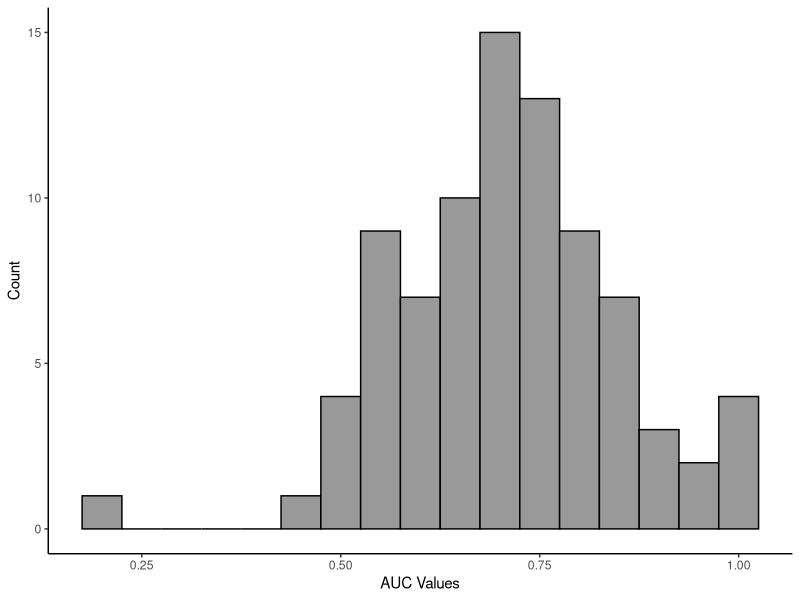
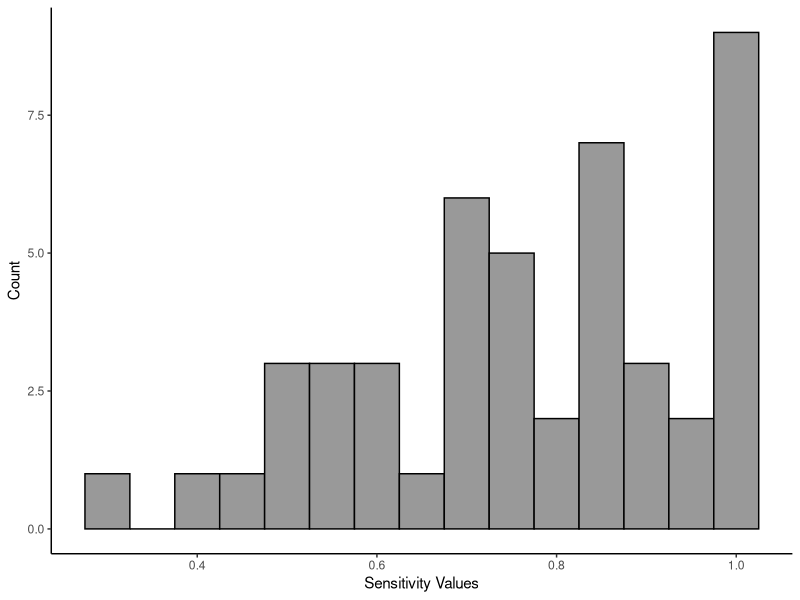
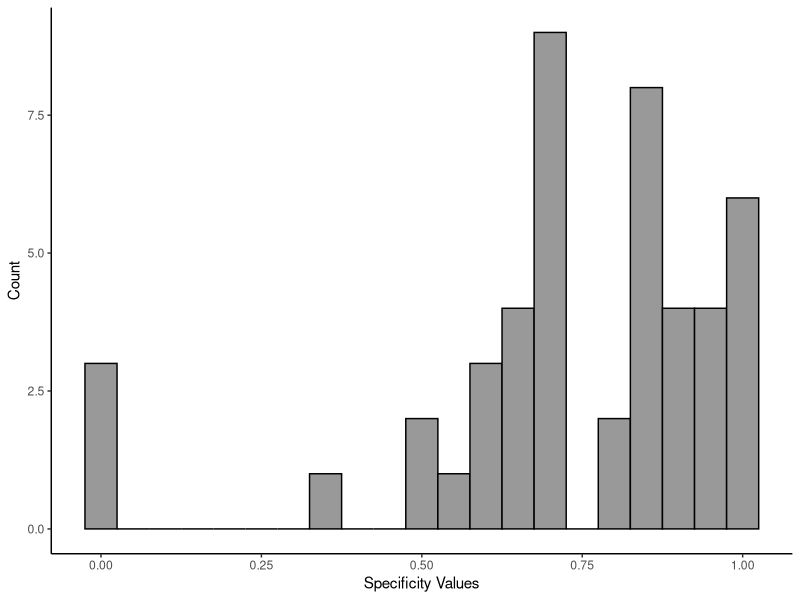
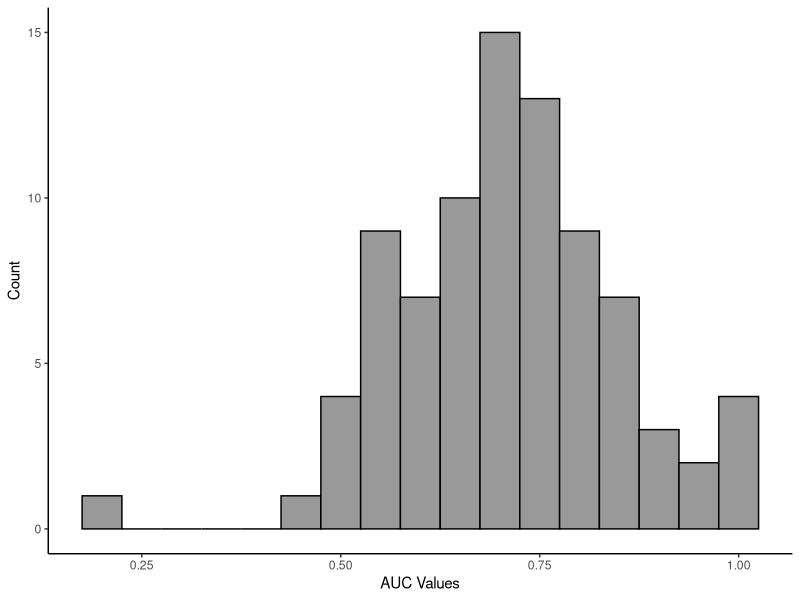
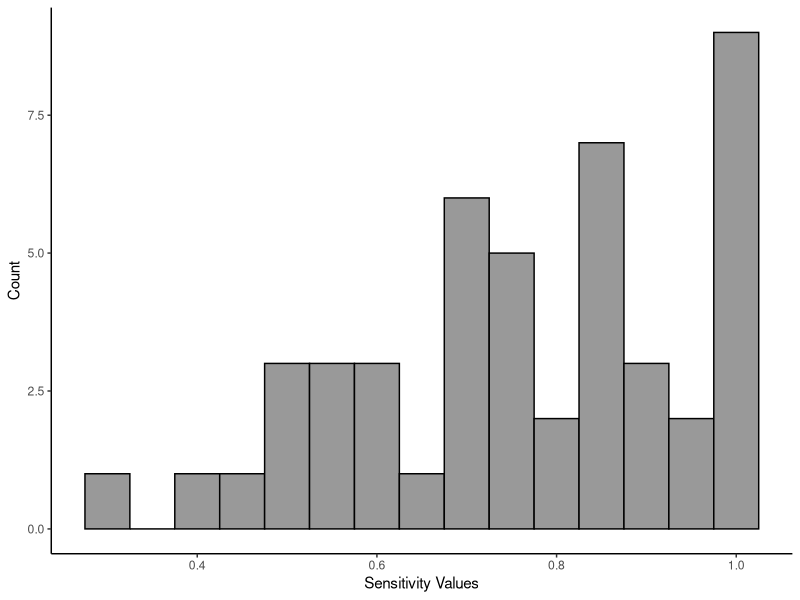
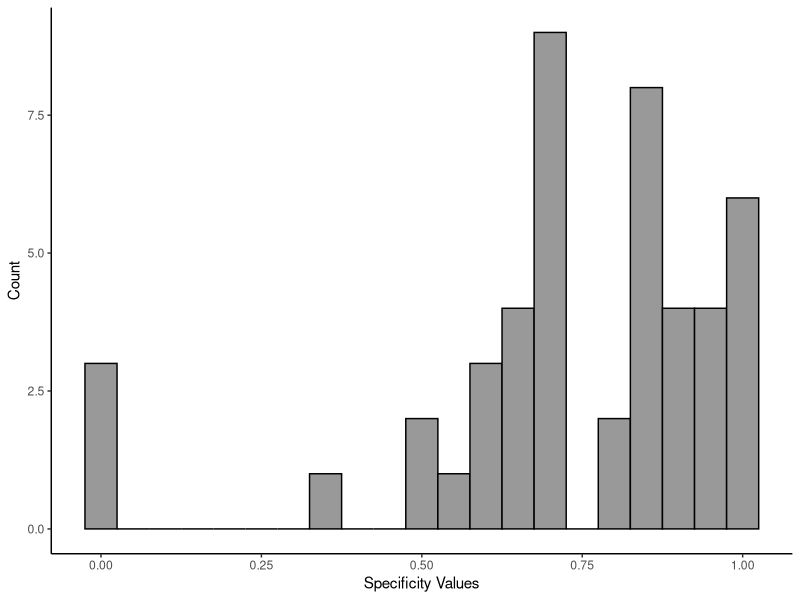

The R source for these figures, in order:
# analysis_pilot.R
# complete an analysis on the pilot studies

# load in libraries
library(tidyverse)
library(readxl)

# load in data
df <- read.csv(file = "02_data/02_pilot/article_data_pilot.csv")

# gather summary statistics



# number of articles and number of models
df %>% 
  summarise(total_articles = length(unique(article)),
            total_models = length(model),
            total_diag = sum(model_type == "diagnostic"),
            percent_diag = round((sum(model_type == "diagnostic")/(length(df$model))),digits = 2)*100,
            total_prog = sum(model_type == "prognostic"),
            percent_prog = round((sum(model_type == "prognostic")/(length(df$model))),digits = 2)*100,
            total_development = sum(study_type == "development"),
            percent_dev = round((sum(study_type == "development")/(length(df$model))),digits = 2)*100,
            total_validation = sum(study_type == "validation"),
            percent_val = round((sum(study_type == "validation")/(length(df$model))),digits = 2)*100,)


# number of articles that included a sample size
df %>% 
  summarise(inc_sample = sum(sample_size != "na"),
            mean_sample = round(mean(sample_size)),
            sd_sample = round(sd(sample_size)),
            roc = sum(roc == "yes"),
            percent_roc = sum(roc == "yes")/length(df$model), # need to figure out what is going on here to get the % of roc inclusion
            mean_models = round(length(model)/length(unique(article)), digits = 2))





# Summary stats for AUC value, total, %, mean, SD
df %>% filter(auc != 0) %>% 
  summarise(percent = round(nrow(.)/length(df$model), digits = 2)*100,
            total = round(nrow(.)),
            mean = round(mean(as.numeric(auc)), digits = 2),
            SD = round(sd(auc), digits = 2))

# summary stats for sens value, total, %, mean, SD
df %>% filter(sens != "na") %>% 
  summarise(percent = round(nrow(.)/length(df$model), digits = 2)*100,
            total = nrow(.),
            mean = round(mean(as.numeric(sens)), digits = 2),
            SD = round(sd(as.numeric(sens)), digits = 2))

# summary stats for spec value, total, %, mean, SD
df %>% filter(spec != "na") %>% 
  summarise(percent = round(nrow(.)/length(df$model), digits = 2)*100,,
            total = nrow(.),
            mean = round(mean(as.numeric(spec)), digits = 2),
            SD = round(sd(as.numeric(spec)), digits = 2))




# plot the distribution of AUC values
df %>% 
  filter(auc != "na") %>% 
  ggplot(aes(x = auc))+
  geom_histogram(binwidth = 0.05, colour = "black", fill = "grey60")+
  theme_classic()+
  labs(x = "AUC Values",
       y = "Count")

# save the histogram plot for appendix
ggsave(filename = "03_figures/histogram_auc_pilot.png",
       height = 6,
       width = 8,
       dpi = 300)


# plot the distribution of sensitivity values
df %>% 
  filter(sens != "na") %>% 
  ggplot(aes(x = as.numeric(sens)))+
  geom_histogram(binwidth = 0.05, colour = "black", fill = "grey60")+
  theme_classic()+
  labs(x = "Sensitivity Values",
       y = "Count")


# save the histogram plot for appendix
ggsave(filename = "03_figures/histogram_sens_pilot.png",
       height = 6,
       width = 8,
       dpi = 300)



# plot the distribution of specificity values
df %>% 
  filter(spec != "na") %>% 
  ggplot(aes(x = as.numeric(spec)))+
  geom_histogram(binwidth = 0.05, colour = "black", fill = "grey60")+
  theme_classic()+
  labs(x = "Specificity Values",
       y = "Count")


# save the histogram plot for appendix
ggsave(filename = "03_figures/histogram_spec_pilot.png",
       height = 6,
       width = 8,
       dpi = 300)


# check for the articles which included AUC values and CI that the estimate is between the bounds
df %>% 
  filter(auc != "na" & auc_lower != "na" & auc_upper != "na") %>% 
  nrow()

df %>%
  filter(auc != "na" & auc_lower != "na" & auc_upper != "na") %>% 
  filter(auc > auc_lower & auc < auc_upper) %>% 
  nrow()


# check for the articles which included sensitivity values and CI that the estimate is between the bounds
df %>% 
  filter(sens != "na" & sens_lower != "na" & sens_upper != "na") %>% 
  nrow()

df %>%
  filter(sens != "na" & sens_lower != "na" & sens_upper != "na") %>% 
  filter(sens > sens_lower & auc < sens_upper) %>% 
  nrow()

# check for the articles which included specificity values and CI that the estimate is between the bounds
df %>% 
  filter(spec != "na" & spec_lower != "na" & spec_upper != "na") %>% 
  nrow()

df %>%
  filter(spec != "na" & spec_lower != "na" & spec_upper != "na") %>% 
  filter(spec > spec_lower & auc < spec_upper) %>% 
  nrow()
